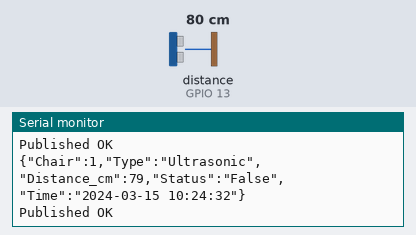
Bench run of a sketch on a simulated ESP32. On the bench: the last lines printed to the serial monitor. Wiring (inferred from the names in the program): ultrasonic range finder: trigger GPIO 25; echo GPIO 13. Inputs (shaded band) come from the test bench; at power-on: distance to the obstacle (sensor on GPIO 13) 80 cm. The echo pulse lasts 58.3 µs per cm; WiFi joins after 1.5 s; servers stay silent unless stated; the local clock reads 2024-03-15 10:24:30 at power-on unless the sketch sets it; random numbers use the default seed unless the sketch sets one; no MQTT or app messages arrive unless stated.

Above: at 2.7 s.
2.8 s: distance to the obstacle (sensor on GPIO 13) set to 2 cm
At 4.1 s:
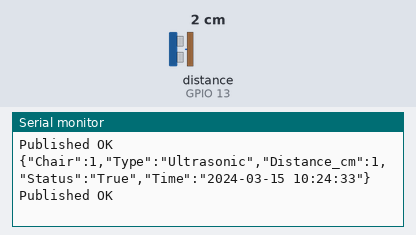
6.0 s: distance to the obstacle (sensor on GPIO 13) set to 4 cm
At 7.3 s:
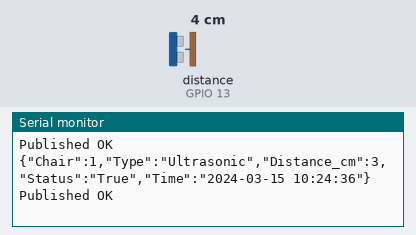
7.5 s: distance to the obstacle (sensor on GPIO 13) set to 9 cm
At 8.4 s:
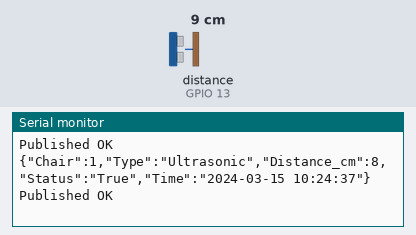
Timing chart, 0 to 10.5 s (numbered marks = the images above; inputs shaded):
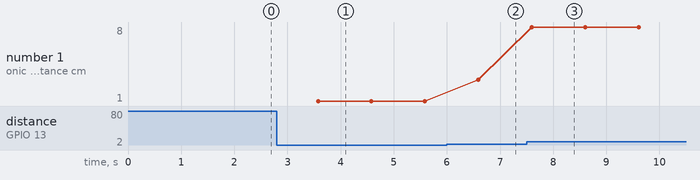

Measured:
- after the input at 2.8 s, the serial monitor: prints a new line after 0.78 s (image 1)
- after the input at 6.0 s, the serial monitor: prints a new line after 0.59 s (image 2)
- after the input at 7.5 s, the serial monitor: prints a new line after 0.10 s (image 3)
- plotted number 1: 1 → 3 after the input at 6.0 s, 3 → 8 after the input at 7.5 s

The sketch:

seat_occupancy.ino
```cpp
#include <WiFi.h>
#include <PubSubClient.h>
#include "time.h"

// ─── Pin Definitions ───────────────────────────────────────────────────────────
#define TRIG_PIN 25
#define ECHO_PIN 13

// ─── WiFi Credentials ──────────────────────────────────────────────────────────
const char* ssid     = "#ssid";
const char* password = "#pwd";

// ─── MQTT Broker ───────────────────────────────────────────────────────────────
const char* mqttServer = "192.168.1.100";  // Replace with your broker IP
const int   mqttPort   = 1883;
const char* mqttTopic  = "iotb/team1/chair1";  // Change team/chair number as needed

// ─── NTP / Time ────────────────────────────────────────────────────────────────
const char* ntpServer        = "in.pool.ntp.org";
const long  gmtOffset_sec    = 19800;  // IST = UTC+5:30
const int   daylightOffset_sec = 0;

// ─── Occupancy Threshold ───────────────────────────────────────────────────────
const int OCCUPANCY_THRESHOLD_CM = 10;  // Distance below which seat is occupied

// ─── Clients ───────────────────────────────────────────────────────────────────
WiFiClient   espClient;
PubSubClient mqttClient(espClient);

// ──────────────────────────────────────────────────────────────────────────────
// Get distance from ultrasonic sensor in cm
// Returns 999 if no echo detected (timeout)
// ──────────────────────────────────────────────────────────────────────────────
long getDistance() {
  digitalWrite(TRIG_PIN, LOW);
  delayMicroseconds(2);
  digitalWrite(TRIG_PIN, HIGH);
  delayMicroseconds(10);
  digitalWrite(TRIG_PIN, LOW);

  long duration = pulseIn(ECHO_PIN, HIGH, 30000);  // 30ms timeout
  if (duration == 0) return 999;                    // No echo = nothing detected

  return duration * 0.034 / 2;  // Convert to cm
}

// ──────────────────────────────────────────────────────────────────────────────
// Get current IST time as formatted string
// ──────────────────────────────────────────────────────────────────────────────
String getTimeString() {
  struct tm timeinfo;
  if (!getLocalTime(&timeinfo)) {
    return "TimeError";
  }
  char timeString[30];
  strftime(timeString, sizeof(timeString), "%Y-%m-%d %H:%M:%S", &timeinfo);
  return String(timeString);
}

// ──────────────────────────────────────────────────────────────────────────────
// Reconnect to MQTT broker if disconnected
// ──────────────────────────────────────────────────────────────────────────────
void reconnectMQTT() {
  while (!mqttClient.connected()) {
    Serial.print("Connecting to MQTT broker...");
    String clientId = "ESP32_Chair1_" + String(random(0xffff), HEX);

    if (mqttClient.connect(clientId.c_str())) {
      Serial.println(" connected!");
    } else {
      Serial.print(" failed. State=");
      Serial.print(mqttClient.state());
      Serial.println(" | Retrying in 3 seconds...");
      delay(3000);
    }
  }
}

// ──────────────────────────────────────────────────────────────────────────────
// Setup
// ──────────────────────────────────────────────────────────────────────────────
void setup() {
  Serial.begin(115200);

  pinMode(TRIG_PIN, OUTPUT);
  pinMode(ECHO_PIN, INPUT);

  // Connect to WiFi
  Serial.print("Connecting to WiFi");
  WiFi.begin(ssid, password);
  while (WiFi.status() != WL_CONNECTED) {
    delay(500);
    Serial.print(".");
  }
  Serial.println("\nWiFi connected! IP: " + WiFi.localIP().toString());

  // Sync time from NTP
  configTime(gmtOffset_sec, daylightOffset_sec, ntpServer);
  Serial.println("Time synced from NTP.");

  // Setup MQTT
  mqttClient.setServer(mqttServer, mqttPort);
}

// ──────────────────────────────────────────────────────────────────────────────
// Main Loop
// ──────────────────────────────────────────────────────────────────────────────
void loop() {
  // Ensure MQTT is connected
  if (!mqttClient.connected()) {
    reconnectMQTT();
  }
  mqttClient.loop();

  // Read sensor
  long distance    = getDistance();
  String timestamp = getTimeString();
  bool occupied    = (distance <= OCCUPANCY_THRESHOLD_CM);

  // Build JSON payload
  String payload = "{";
  payload += "\"Chair\":1,";
  payload += "\"Type\":\"Ultrasonic\",";
  payload += "\"Distance_cm\":" + String(distance) + ",";
  payload += "\"Status\":\"" + String(occupied ? "True" : "False") + "\",";
  payload += "\"Time\":\"" + timestamp + "\"";
  payload += "}";

  // Publish to MQTT
  bool published = mqttClient.publish(mqttTopic, payload.c_str());

  // Debug output
  Serial.println(payload);
  Serial.println(published ? "Published OK" : "Publish FAILED");

  delay(1000);
}
```
